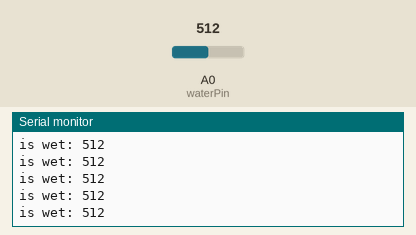
Bench run of a sketch on a simulated Arduino Uno, built with avr-gcc and run on an emulated ATmega328P. On the bench: the last lines printed to the serial monitor. The inputs (shaded band) are chosen by the test bench; at power-on: A0 (waterPin) = 512.

Above: at 1.2 s.
1.3 s: A0 (waterPin) set to 716
At 1.32 s:
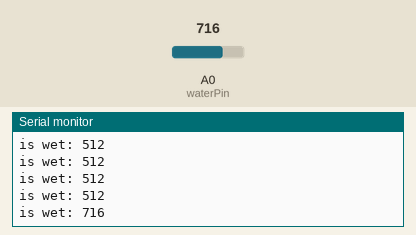
2.8 s: A0 (waterPin) set to 900
At 2.83 s:
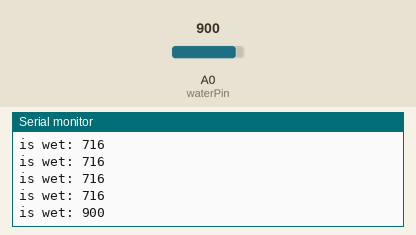
Timing chart, 0 to 5.8 s (numbered marks = the images above; inputs shaded):
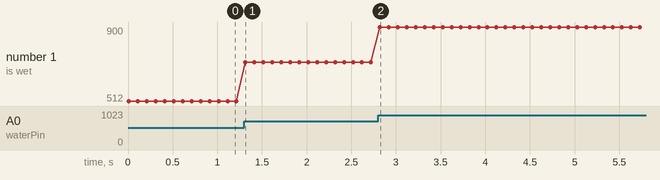

Measured:
- after the input at 1.3 s, the serial monitor: prints a new line at once (image 1)
- after the input at 2.8 s, the serial monitor: prints a new line at once (image 2)
- plotted number 1: 512 → 716 after the input at 1.3 s, 716 → 900 after the input at 2.8 s

The sketch:

03-water-sensor.ino
```cpp
// Use on UNO
// https://www.instructables.com/id/liquid-level-sensor-tutorial/

int waterPin = A0;

void setup() {
  Serial.begin(115200);
  delay(10);

  pinMode(waterPin, INPUT);
}

void loop() {
  int is_wet = analogRead(waterPin);

  Serial.print("is wet: ");
  Serial.println(is_wet);
  delay(100);
}
```
